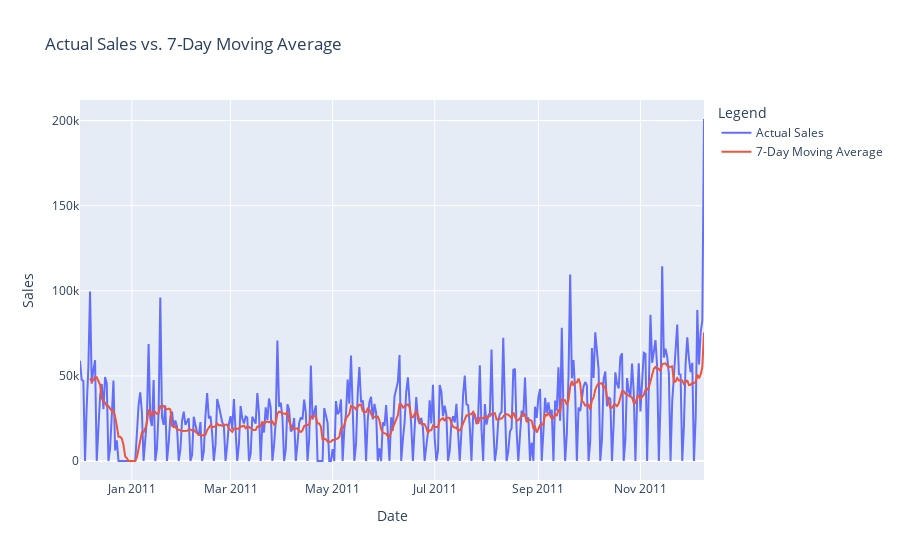

Notebook code for this chart:
### Code cell
# Create an interactive plot with Plotly
fig = go.Figure()

# Add actual sales trace
fig.add_trace(go.Scatter(x=daily_sales.index, y=daily_sales, mode='lines', name='Actual Sales'))

# Add moving average trace
fig.add_trace(go.Scatter(x=moving_average.index, y=moving_average, mode='lines', name='7-Day Moving Average'))
# Update layout
fig.update_layout(
    title='Actual Sales vs. 7-Day Moving Average',
    xaxis_title='Date',
    yaxis_title='Sales',
    legend_title='Legend',
    hovermode='x unified'
)

# Show the plot
fig.show()

### Figure 1 — Plotly figure (JSON) as saved in the notebook; plotly's stock layout.template omitted (floating-point values rounded to 4 significant figures; data arrays with more than 128 entries replaced by an {"elided": "..."} marker saying what was removed)
{"data": [{"mode": "lines", "name": "Actual Sales", "type": "scatter", "x": {"elided": "374 str values"}, "y": {"elided": "374 float values"}}, {"mode": "lines", "name": "7-Day Moving Average", "type": "scatter", "x": {"elided": "374 str values"}, "y": {"elided": "374 float values"}}], "layout": {"hovermode": "x unified", "legend": {"title": {"text": "Legend"}}, "title": {"text": "Actual Sales vs. 7-Day Moving Average"}, "xaxis": {"title": {"text": "Date"}}, "yaxis": {"title": {"text": "Sales"}}}}
